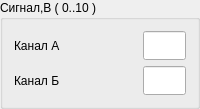
        <widget class="QGroupBox" name="groupBox">
         <property name="title">
          <string>Сигнал,В ( 0..10 )</string>
         </property>
         <layout class="QGridLayout" name="gridLayout_14">
          <item row="0" column="0">
           <widget class="QLabel" name="label_18">
            <property name="text">
             <string>Канал А</string>
            </property>
           </widget>
          </item>
          <item row="0" column="1">
           <widget class="QLineEdit" name="YB5">
            <property name="minimumSize">
             <size>
              <width>43</width>
              <height>29</height>
             </size>
            </property>
            <property name="maximumSize">
             <size>
              <width>43</width>
              <height>29</height>
             </size>
            </property>
            <property name="toolTip">
             <string>YB5</string>
            </property>
            <property name="toolTipDuration">
             <number>500</number>
            </property>
           </widget>
          </item>
          <item row="1" column="0">
           <widget class="QLabel" name="label_19">
            <property name="text">
             <string>Канал Б</string>
            </property>
           </widget>
          </item>
          <item row="1" column="1">
           <widget class="QLineEdit" name="YB6">
            <property name="minimumSize">
             <size>
              <width>43</width>
              <height>29</height>
             </size>
            </property>
            <property name="maximumSize">
             <size>
              <width>43</width>
              <height>29</height>
             </size>
            </property>
            <property name="toolTip">
             <string>YB6</string>
            </property>
            <property name="toolTipDuration">
             <number>500</number>
            </property>
           </widget>
          </item>
         </layout>
        </widget>
